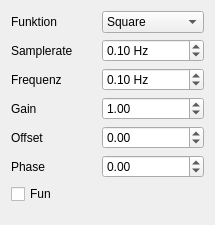
<?xml version="1.0" encoding="UTF-8"?>
<ui version="4.0">
 <class>Form</class>
 <widget class="QWidget" name="Form">
  <property name="geometry">
   <rect>
    <x>0</x>
    <y>0</y>
    <width>215</width>
    <height>225</height>
   </rect>
  </property>
  <property name="windowTitle">
   <string>Funktionsgenerator</string>
  </property>
  <layout class="QVBoxLayout" name="verticalLayout">
   <item>
    <layout class="QGridLayout" name="gridLayout">
     <item row="0" column="1">
      <widget class="QComboBox" name="function">
       <item>
        <property name="text">
         <string>Square</string>
        </property>
       </item>
       <item>
        <property name="text">
         <string>Sawtooth</string>
        </property>
       </item>
       <item>
        <property name="text">
         <string>Sinus</string>
        </property>
       </item>
       <item>
        <property name="text">
         <string>Random</string>
        </property>
       </item>
       <item>
        <property name="text">
         <string>DC</string>
        </property>
       </item>
       <item>
        <property name="text">
         <string>AC</string>
        </property>
       </item>
      </widget>
     </item>
     <item row="0" column="0">
      <widget class="QLabel" name="label">
       <property name="text">
        <string>Funktion</string>
       </property>
      </widget>
     </item>
     <item row="2" column="0">
      <widget class="QLabel" name="label_3">
       <property name="text">
        <string>Frequenz</string>
       </property>
      </widget>
     </item>
     <item row="3" column="1">
      <widget class="QDoubleSpinBox" name="gain">
       <property name="maximum">
        <double>99999999.989999994635582</double>
       </property>
       <property name="singleStep">
        <double>0.100000000000000</double>
       </property>
       <property name="value">
        <double>1.000000000000000</double>
       </property>
      </widget>
     </item>
     <item row="1" column="0">
      <widget class="QLabel" name="label_2">
       <property name="text">
        <string>Samplerate</string>
       </property>
      </widget>
     </item>
     <item row="3" column="0">
      <widget class="QLabel" name="label_4">
       <property name="text">
        <string>Gain</string>
       </property>
      </widget>
     </item>
     <item row="4" column="1">
      <widget class="QDoubleSpinBox" name="offset">
       <property name="minimum">
        <double>-99999999.989999994635582</double>
       </property>
       <property name="maximum">
        <double>99999999.989999994635582</double>
       </property>
       <property name="singleStep">
        <double>0.100000000000000</double>
       </property>
       <property name="value">
        <double>0.000000000000000</double>
       </property>
      </widget>
     </item>
     <item row="1" column="1">
      <widget class="QDoubleSpinBox" name="samplerate">
       <property name="suffix">
        <string> Hz</string>
       </property>
       <property name="decimals">
        <number>2</number>
       </property>
       <property name="minimum">
        <double>0.010000000000000</double>
       </property>
       <property name="maximum">
        <double>99999999.989999994635582</double>
       </property>
       <property name="singleStep">
        <double>0.100000000000000</double>
       </property>
       <property name="value">
        <double>0.100000000000000</double>
       </property>
      </widget>
     </item>
     <item row="2" column="1">
      <widget class="QDoubleSpinBox" name="frequency">
       <property name="suffix">
        <string> Hz</string>
       </property>
       <property name="minimum">
        <double>0.010000000000000</double>
       </property>
       <property name="maximum">
        <double>99999999.989999994635582</double>
       </property>
       <property name="singleStep">
        <double>0.100000000000000</double>
       </property>
       <property name="value">
        <double>0.100000000000000</double>
       </property>
      </widget>
     </item>
     <item row="4" column="0">
      <widget class="QLabel" name="label_5">
       <property name="text">
        <string>Offset</string>
       </property>
      </widget>
     </item>
     <item row="5" column="1">
      <widget class="QDoubleSpinBox" name="phase">
       <property name="minimum">
        <double>-99999999.989999994635582</double>
       </property>
       <property name="maximum">
        <double>99999999.989999994635582</double>
       </property>
       <property name="singleStep">
        <double>0.100000000000000</double>
       </property>
       <property name="value">
        <double>0.000000000000000</double>
       </property>
      </widget>
     </item>
     <item row="5" column="0">
      <widget class="QLabel" name="Phase">
       <property name="text">
        <string>Phase</string>
       </property>
      </widget>
     </item>
    </layout>
   </item>
   <item>
    <widget class="QCheckBox" name="fun">
     <property name="text">
      <string>Fun</string>
     </property>
    </widget>
   </item>
   <item>
    <spacer name="verticalSpacer">
     <property name="orientation">
      <enum>Qt::Vertical</enum>
     </property>
     <property name="sizeHint" stdset="0">
      <size>
       <width>20</width>
       <height>40</height>
      </size>
     </property>
    </spacer>
   </item>
  </layout>
 </widget>
 <resources/>
 <connections/>
</ui>
